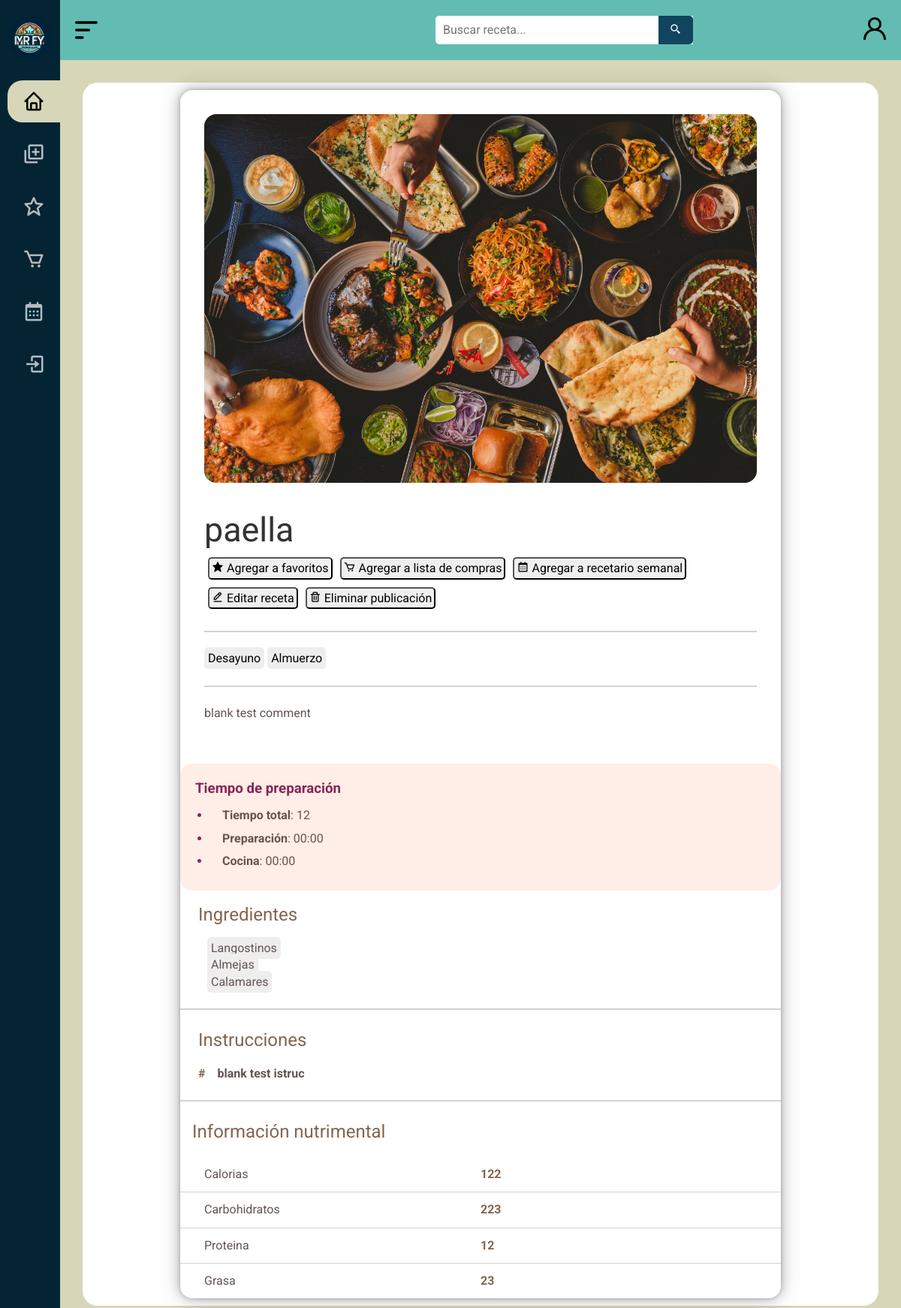
Page /recipe/1/ on the committed database.
### MRFY/models.py (models this page shows, shortened)
class Recipe(models.Model):
    IDReceta = models.AutoField(primary_key=True, unique=True)  # Clave primaria que coincide con la base de datos
    Autor = models.ForeignKey(settings.AUTH_USER_MODEL, on_delete=models.CASCADE, null=False)
    FechaCreación = models.DateTimeField(auto_now_add=True)
    Nombre = models.CharField(max_length=100, null=False)
    Calorias = models.CharField(max_length=50, null=True)
    CarbHidratos = models.CharField(max_length=50, null=True)
    Proteinas = models.CharField(max_length=50, null=True)
    Grasas = models.CharField(max_length=50, null=True)
    Instrucciones = models.TextField(null=True)
    Comentarios = models.TextField(null=True)
    Valoración = models.DecimalField(max_digits=3, decimal_places=1, null=True)
    TiempoPreparación = models.CharField(max_length=50, null=True)
    Imagen = models.TextField(default='images/wallpaper4.jpg')
    Etiquetas = models.ManyToManyField('Tag', through='RecipeTag')
    Ingredientes = models.ManyToManyField('Ingredient', through='RecipeIngredient')

class RecipeTag(models.Model):
    IDReceta = models.ForeignKey(Recipe, on_delete=models.CASCADE)
    IDTag = models.ForeignKey(Tag, on_delete=models.CASCADE)

class Tag(models.Model):
    IDTag = models.AutoField(primary_key=True, unique=True)  # Clave primaria que coincide con la base de datos
    Nombre = models.CharField(max_length=100, null=False)

class RecipeIngredient(models.Model):
    IDReceta = models.ForeignKey(Recipe, on_delete=models.CASCADE)
    IDIngrediente = models.ForeignKey(Ingredient, on_delete=models.CASCADE)
    Cantidad = models.DecimalField(max_digits=10, decimal_places=2, null=True, default=None)
    Unidad = models.CharField(max_length=50, null=True)

class Ingredient(models.Model):
    IDIngrediente = models.AutoField(primary_key=True, unique=True)  # Clave primaria que coincide con la base de datos
    Nombre = models.CharField(max_length=100, null=False)

### MRFY/views.py (the view)
# urls.py: path('recipe/<int:id_receta>/', recipe, name='recipe_detail'),
def recipe(request, id_receta):
    receta = get_object_or_404(Recipe, IDReceta=id_receta)  # Obtiene la receta por ID o devuelve 404 si no existe
    context = {
        "receta": receta,
        "tags": receta.recipetag_set.all(),  # Obtener todas las relaciones RecipeTag asociadas a la receta
        "ingredientes": receta.recipeingredient_set.all(),  # Obtener todas las relaciones RecipeIngredient asociadas a la receta
        "user": request.user
    }
    return render(request, 'vista_receta/recipe.html', context)  # Renderiza el template con la receta

### MRFY/templates/vista_receta/recipe.html (shortened to what this page needs)
{% load static %}
{% load custom_filters %}
<!DOCTYPE html>
<html lang="es">
<head>
    <link rel="stylesheet" href="{% static 'css/normalize.css' %}">
    <link rel="stylesheet" href="{% static 'css/estilos2.css' %}">
    <link href='https://unpkg.com/boxicons@2.1.4/css/boxicons.min.css' rel='stylesheet'>
</head>
<body id="body">
    <header id="header" class="header_standard">
        <div class="icon__menu">
            <img src="{% static 'images/menu-alt-1-svgrepo-com.svg' %}" alt="icono" class="svg__icon" id="btn_open">
        </div>
        <div class="search__box">
            <form action="{% url 'search' %}" method="GET">
                <input type="text" name="q" class="search__input" placeholder="Buscar receta...">
                <button class="search__button" type="submit">
                    <i class="bx bx-search-alt-2"></i>
                </button>
            </form>
        </div>
        <div class="icon__login">
            <a href="#" class="login">
                <img src="{% static 'images/profile-1335-svgrepo-com.svg' %}" alt="" class="svg__icon" title="Iniciar sesion">
            </a>
        </div>
    </header>
    <div class="menu__side" id="menu_side">
        <div class="name__page">
            <a href="/inicio">
                <img src="{% static 'images/icon.png' %}" alt="icono" class="icon">
            </a>
        </div>
        <div class="options__menu">
            <a href="/inicio" class="select">
                <div class="option">
                    <i class='bx bx-home' title="Inicio"></i>
                </div>
            </a>
            <a href="/recipeform">
                <div class="option">
                    <i class='bx bx-add-to-queue' title="Subir receta"></i>
                </div>
            </a>
            <a href="#">
                <div class="option">
                    <i class='bx bx-star' title="Favoritos"></i>
                </div>
            </a>
            {% if user.is_authenticated %}
            <a href="/lista">
            {% else %}
            <a href="/login">
            {% endif %}
                <div class="option">
                    <i class='bx bx-cart' title="Lista de compras"></i>
                </div>
            </a>
            <a href="#">
                <div class="option">
                    <i class='bx bx-calendar' title="Recetario semanal"></i>
                </div>
            </a>
            {% if user.is_authenticated %}
            <a href="/logout">
                <div class="option">
                    <i class='bx bx-log-out' title="Logout"></i>
                    <h4>Cerrar sesion</h4>
                </div>
            </a>
            {% else %}
            <a href="/login">
                <div class="option">
                    <i class='bx bx-log-in' title="Login"></i>
                </div>
            </a>
            {% endif %}
        </div>
    </div>
    <main>
        <div class="main__container" id="recipe__settings">
            <div class="container__recipe">
                <div class="recipe__img">
                    <img src="{% static receta.Imagen %}" alt="">
                </div>
                <div class="recipe__information">
                    <h1>{{ receta.Nombre }}</h1>
                    <div class="interaction">
                        <button class="favorite__btn">
                            <i class='bx bxs-star' ></i> Agregar a favoritos
                        </button>
                        <form action="{% url 'add_to_shopping_list' receta.IDReceta %}" method="POST">
                            <button type="submit" class="shopping-list__btn">
                                <i class='bx bx-cart'></i> Agregar a lista de compras
                            </button>
                        </form>
                        <button class="recetario__btn">
                            <i class='bx bx-calendar' ></i> Agregar a recetario semanal
                        </button>
                    </div>
                    <div class="userpub__opts">
                        <button class="edit__btn">
                            <i class='bx bx-edit-alt'></i> Editar receta
                        </button>
                        <button class="delete__btn">
                            <i class='bx bx-trash' ></i> Eliminar publicación
                        </button>
                    </div>
                    <hr>
                    <div class="tags">
                        {% for tag in tags %}
                            <a href="{% url 'search' %}?q={{ tag.IDTag.Nombre }}" class="tag">{{ tag.IDTag.Nombre }}</a>
                        {% endfor %}
                    </div>
                    <hr>
                    <p class="description">
                        {{ receta.Comentarios }}
                    </p>
                </div>
                <div class="recipe__prep__time">
                    <h3>Tiempo de preparación</h3>
                    <ul>
                        <li><span>Tiempo total</span>: {{ receta.TiempoPreparación }}</li>
                        <li><span>Preparación</span>: 00:00</li>
                        <li><span>Cocina</span>: 00:00</li>
                    </ul>
                </div>
                <div class="recipe__steps">
                    <h2>Ingredientes</h2>
                    {% for ingrediente in ingredientes %}
                        <ul class="ingredients">
                                <span class="tag">{{ ingrediente.IDIngrediente.Nombre }}</span>
                        </ul>
                    {% endfor %}
                </div>
                <hr>
                <div class="recipe__steps">
                    <h2>Instrucciones</h2>
                    <div class="instructions">
                        <div class="item">
                            <div class="num">#</div>
                            <p><span>{{ receta.Instrucciones }}</span></p>
                        </div>
                    </div>
                </div>
                <hr>
                <div class="nutrition__info">
                    <h2>Información nutrimental</h2>
                    <div class="nutrition__table">
                        <div class="item">
                            <p>Calorias</p>
                            <p class="ammount">{{ receta.Calorias }}</p>
                        </div>
                        <div class="item">
                            <p>Carbohidratos</p>
                            <p class="ammount">{{ receta.CarbHidratos }}</p>
                        </div>
                        <div class="item">
                            <p>Proteina</p>
                            <p class="ammount">{{ receta.Proteinas }}</p>
                        </div>
                        <div class="item">
                            <p>Grasa</p>
                            <p class="ammount">{{ receta.Grasas }}</p>
                        </div>
                    </div>
                </div>
            </div>
        </div>
    </main>
</body>
</html>

### rows in the picture
Recipe: Imagen (picture), Nombre "paella", Comentarios "blank test comment", TiempoPreparación "12", Instrucciones "blank test istruc", Calorias "122", CarbHidratos "223", Proteinas "12", Grasas "23"
RecipeTag: IDTag.Nombre "Desayuno"
RecipeTag: IDTag.Nombre "Almuerzo"
RecipeIngredient: IDIngrediente.Nombre "Langostinos"
RecipeIngredient: IDIngrediente.Nombre "Almejas"
RecipeIngredient: IDIngrediente.Nombre "Calamares"
